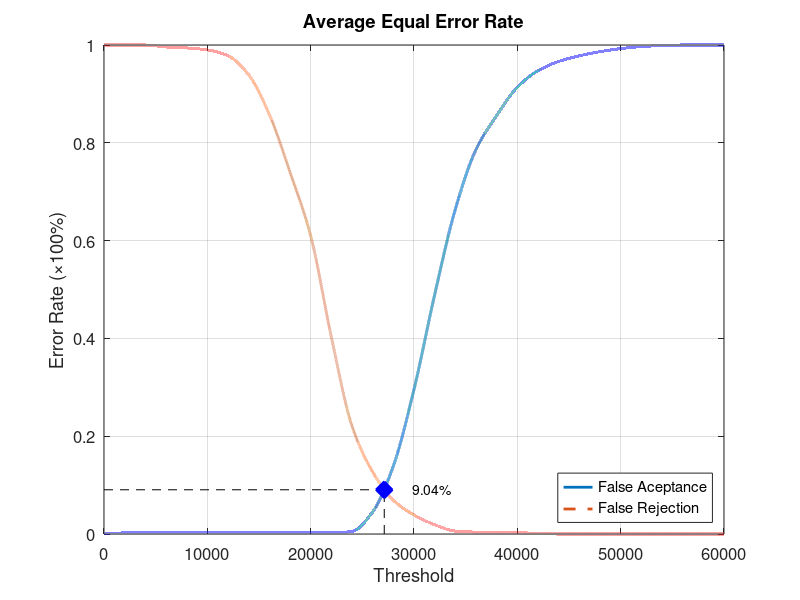
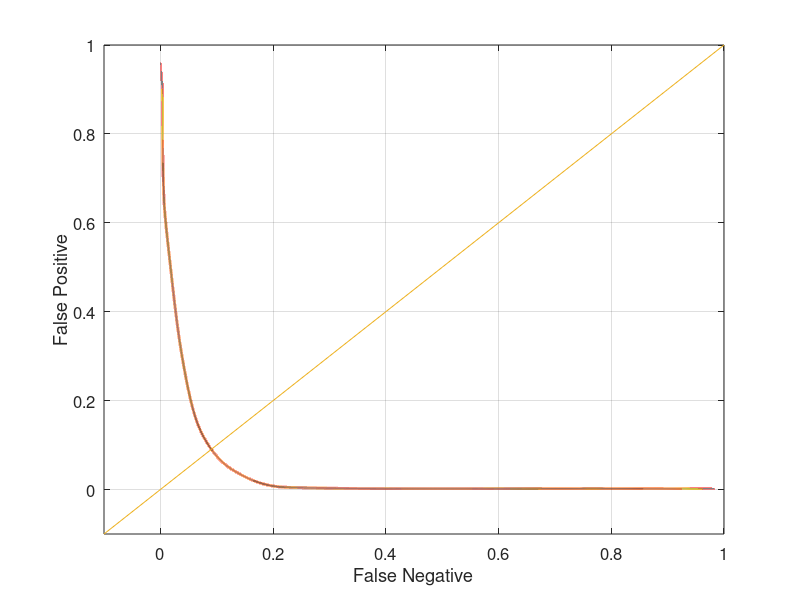

MATLAB code for these plots, in order:
function yEER = Database1Average
close all;
clear;
clc;
x = 0:2000:60000;
xq = 0:0.5:60000;

y0 = [0 0.00210526 0.00210526 0.00210526 0.00210526 0.00210526 0.00210526 0.00210526 0.00210526 0.00210526 0.00210526 0.00210526 0.00526316 0.0452632 0.138947 0.295789 0.489474 0.664211 0.786316 0.85579 0.913684 0.947368 0.966316 0.977895 0.986316 0.992632 0.996842 0.998947 1 1 1];
yy0 = interp1(x, y0, xq, 'pchip');
y1 = [1 1 1 0.996 0.994 0.99 0.978 0.939 0.858 0.74 0.61 0.403 0.221 0.127 0.069 0.039 0.019 0.006 0.004 0.004 0.003 0.001 0 0 0 0 0 0 0 0 0];
yy1 = interp1(x, y1, xq, 'pchip');

% Calculating EER: 
y2 = abs(y0 - y1);
find(y2 == min(y2))
yy2 = abs(yy0 - yy1);
xEER = find(yy2 == min(yy2));
xEERIndex = xq(xEER) % X-axis EER
yEER = yy0(xEER) % Y-axis EER

main = figure
plot(xq, yy0,'-','LineWidth', 2);	hold on
plot(xq, yy1,'--','LineWidth', 2);	hold on
plot([xEERIndex xEERIndex], [0 yEER], 'k--');	hold on
plot([0 xEERIndex], [yEER yEER], 'k--');	hold on
plot(xEERIndex, yEER, 'bx', 'LineWidth', 10);	hold on
text(xEERIndex + 10 * xEERIndex / 100, yEER, [num2str(round((10000 * yEER)) / 100) '%'])
legend('False Aceptance', 'False Rejection', 'Location', 'SouthEast')
xlabel('Threshold')
ylabel('Error Rate (\times100%)')
title('Average Equal Error Rate')
set(gca, 'FontSize', 12)
axis([0 60000 0 1])
grid on

print(main, 'Database1AverageMain', '-dpng');
FNRxFPR = figure('Color', [1 1 1]);
plot(yy1, yy0, '-', yy1, yy0, 'LineWidth', 2);
hold on
y = -0.1:0.1:1
plot(y, y); 
set(gca, 'FontSize', 12)
xlabel('False Negative')
ylabel('False Positive')
axis([-0.1 1 -0.1 1])
set(gca, 'FontSize', 12)
grid on

print(FNRxFPR, 'Database1AverageFNRxFPR','-dpng');
end
